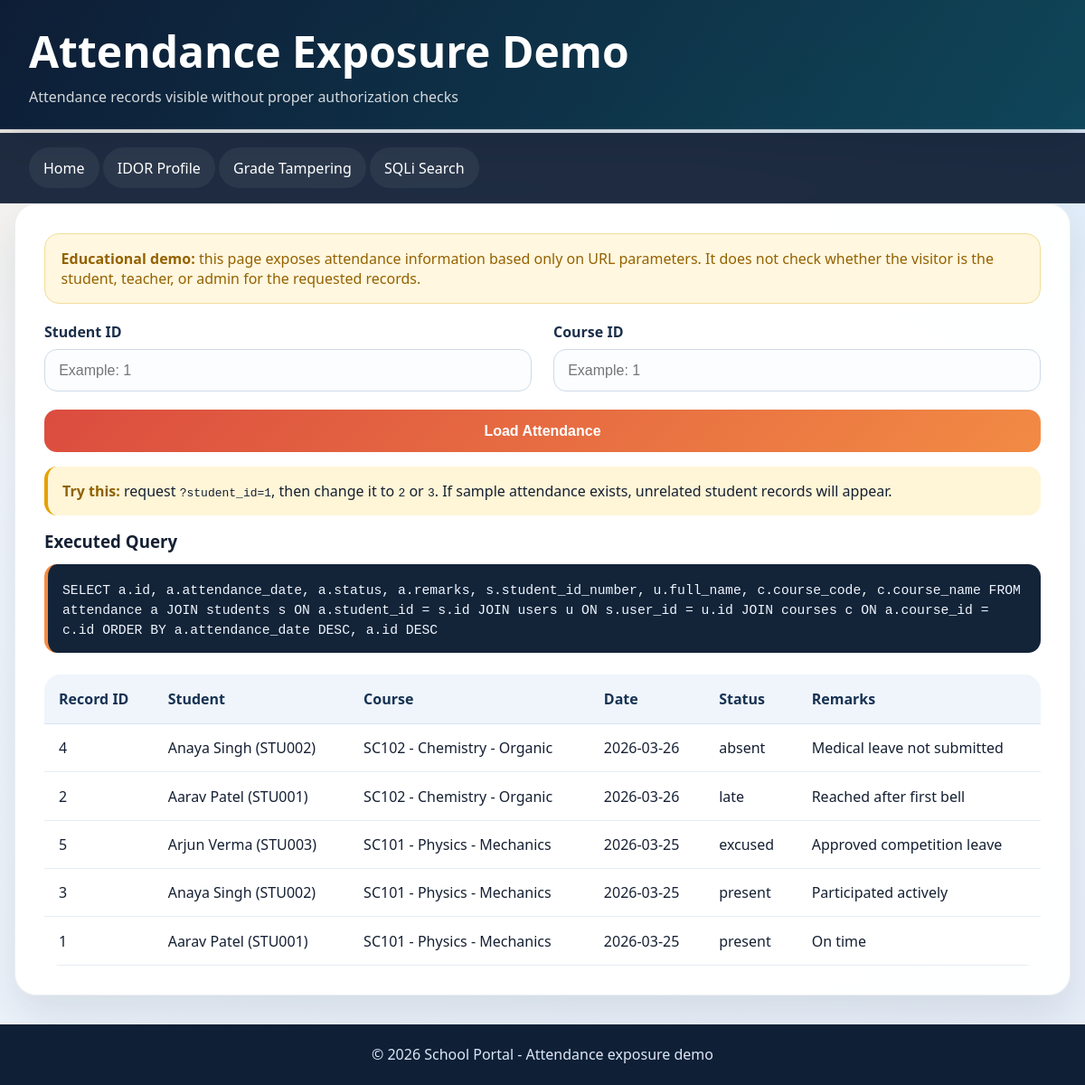
/pages/attendance_bypass.php, run on the app's committed database.
### tables this page shows
CREATE TABLE attendance (
    id INT PRIMARY KEY AUTO_INCREMENT,
    student_id INT NOT NULL,
    course_id INT NOT NULL,
    attendance_date DATE NOT NULL,
    status ENUM('present', 'absent', 'late', 'excused') DEFAULT 'present',
    teacher_id INT,
    remarks TEXT,
    created_at TIMESTAMP DEFAULT CURRENT_TIMESTAMP,
    FOREIGN KEY (student_id) REFERENCES students(id) ON DELETE CASCADE,
    FOREIGN KEY (course_id) REFERENCES courses(id),
    FOREIGN KEY (teacher_id) REFERENCES users(id),
    INDEX idx_attendance_date (attendance_date),
    INDEX idx_student_course (student_id, course_id)
);

CREATE TABLE users (
    id INT PRIMARY KEY AUTO_INCREMENT,
    username VARCHAR(50) NOT NULL UNIQUE,
    password VARCHAR(255) NOT NULL,
    email VARCHAR(100) NOT NULL UNIQUE,
    full_name VARCHAR(100) NOT NULL,
    role ENUM('admin', 'teacher', 'student', 'parent') DEFAULT 'student',
    department_id INT,
    phone VARCHAR(20),
    address TEXT,
    date_of_birth DATE,
    profile_picture VARCHAR(255),
    is_active TINYINT DEFAULT 1,
    last_login TIMESTAMP NULL,
    created_at TIMESTAMP DEFAULT CURRENT_TIMESTAMP,
    updated_at TIMESTAMP DEFAULT CURRENT_TIMESTAMP ON UPDATE CURRENT_TIMESTAMP,
    FOREIGN KEY (department_id) REFERENCES departments(id),
    INDEX idx_username (username),
    INDEX idx_email (email),
    INDEX idx_role (role),
    INDEX idx_active (is_active)
);

CREATE TABLE students (
    id INT PRIMARY KEY AUTO_INCREMENT,
    user_id INT NOT NULL UNIQUE,
    student_id_number VARCHAR(50) NOT NULL UNIQUE,
    class_name VARCHAR(50) NOT NULL,
    roll_number INT,
    father_name VARCHAR(100),
    father_phone VARCHAR(20),
    father_email VARCHAR(100),
    mother_name VARCHAR(100),
    mother_phone VARCHAR(20),
    guardian_phone VARCHAR(20),
    date_of_admission DATE,
    blood_group VARCHAR(10),
    emergency_contact VARCHAR(20),
    health_issues TEXT,
    status ENUM('active', 'inactive', 'graduated', 'transferred', 'dropped') DEFAULT 'active',
    gpa DECIMAL(3,2) DEFAULT 0.00,
    total_attendance_hours INT DEFAULT 0,
    created_at TIMESTAMP DEFAULT CURRENT_TIMESTAMP,
    updated_at TIMESTAMP DEFAULT CURRENT_TIMESTAMP ON UPDATE CURRENT_TIMESTAMP,
    FOREIGN KEY (user_id) REFERENCES users(id) ON DELETE CASCADE,
    INDEX idx_student_id (student_id_number),
    INDEX idx_class (class_name),
    INDEX idx_status (status)
);

CREATE TABLE courses (
    id INT PRIMARY KEY AUTO_INCREMENT,
    course_code VARCHAR(50) NOT NULL UNIQUE,
    course_name VARCHAR(100) NOT NULL,
    description TEXT,
    department_id INT,
    instructor_id INT,
    credits INT DEFAULT 3,
    total_hours INT DEFAULT 45,
    semester INT,
    academic_year VARCHAR(10),
    max_students INT DEFAULT 50,
    enrolled_students INT DEFAULT 0,
    status ENUM('active', 'inactive', 'completed') DEFAULT 'active',
    created_at TIMESTAMP DEFAULT CURRENT_TIMESTAMP,
    FOREIGN KEY (department_id) REFERENCES departments(id),
    FOREIGN KEY (instructor_id) REFERENCES users(id),
    INDEX idx_course_code (course_code),
    INDEX idx_semester (semester),
    INDEX idx_status (status)
);

### pages/attendance_bypass.php (the view, shortened to what this page needs)
<?php
include '../includes/config.php';
$student_id = $_GET['student_id'] ?? '';
$course_id = $_GET['course_id'] ?? '';
$conditions = array();
$where_clause = $conditions ? ('WHERE ' . implode(' AND ', $conditions)) : '';
$query = "
    SELECT a.id, a.attendance_date, a.status, a.remarks, s.student_id_number, u.full_name, c.course_code, c.course_name
    FROM attendance a
    JOIN students s ON a.student_id = s.id
    JOIN users u ON s.user_id = u.id
    JOIN courses c ON a.course_id = c.id
    $where_clause
    ORDER BY a.attendance_date DESC, a.id DESC
";
$records = $conn->query($query);
?>
<!DOCTYPE html>
<html lang="en">
<head>
    <link rel="stylesheet" href="../css/style.css">
</head>
<body>
    <header>
        <h1>Attendance Exposure Demo</h1>
        <p>Attendance records visible without proper authorization checks</p>
    </header>
    <nav>
        <a href="../index.html">Home</a>
        <a href="profile_idor.php">IDOR Profile</a>
        <a href="grade_tampering.php">Grade Tampering</a>
        <a href="news_vulnerable.php">SQLi Search</a>
    </nav>
    <div class="container">
        <div class="card">
            <div class="alert alert-warning">
                <strong>Educational demo:</strong> this page exposes attendance information based only on URL parameters. It does not check whether the visitor is the student, teacher, or admin for the requested records.
            </div>
            <form method="GET">
                <div class="column-2">
                    <div class="form-group">
                        <label for="student_id">Student ID</label>
                        <input type="text" id="student_id" name="student_id" value="<?php echo htmlspecialchars($student_id); ?>" placeholder="Example: 1">
                    </div>
                    <div class="form-group">
                        <label for="course_id">Course ID</label>
                        <input type="text" id="course_id" name="course_id" value="<?php echo htmlspecialchars($course_id); ?>" placeholder="Example: 1">
                    </div>
                </div>
                <button type="submit">Load Attendance</button>
            </form>
            <div class="vulnerability-box">
                <strong>Try this:</strong> request <code>?student_id=1</code>, then change it to <code>2</code> or <code>3</code>. If sample attendance exists, unrelated student records will appear.
            </div>
            <h3>Executed Query</h3>
            <div class="code-block">
                <code><?php echo htmlspecialchars($query); ?></code>
            </div>
            <table>
                <thead>
                    <tr>
                        <th>Record ID</th>
                        <th>Student</th>
                        <th>Course</th>
                        <th>Date</th>
                        <th>Status</th>
                        <th>Remarks</th>
                    </tr>
                </thead>
                <tbody>
                    <?php if ($records && $records->num_rows > 0): ?>
                        <?php while ($record = $records->fetch_assoc()): ?>
                            <tr>
                                <td><?php echo htmlspecialchars($record['id']); ?></td>
                                <td><?php echo htmlspecialchars($record['full_name'] . ' (' . $record['student_id_number'] . ')'); ?></td>
                                <td><?php echo htmlspecialchars($record['course_code'] . ' - ' . $record['course_name']); ?></td>
                                <td><?php echo htmlspecialchars($record['attendance_date']); ?></td>
                                <td><?php echo htmlspecialchars($record['status']); ?></td>
                                <td><?php echo htmlspecialchars($record['remarks'] ?? ''); ?></td>
                            </tr>
                        <?php endwhile; ?>
                    <?php else: ?>
                        <tr>
                            <td colspan="6">No attendance rows found for the current filter.</td>
                        </tr>
                    <?php endif; ?>
                </tbody>
            </table>
        </div>
    </div>
    <footer>
        <p>&copy; 2026 School Portal - Attendance exposure demo</p>
    </footer>
</body>
</html>

### css/style.css (style rules this page uses)
* { margin: 0; padding: 0; box-sizing: border-box; }
body { font-family: "Segoe UI", Tahoma, Geneva, Verdana, sans-serif; background: radial-gradient(circle at top left, rgba(255, 214, 153, 0.22), transparent 30%), radial-gradient(circle at top right, rgba(108, 180, 238, 0.18), transparent 28%), linear-gradient(145deg, #f4f7fb 0%, #edf3fb 48%, #e7eef8 100%); color: #152033; min-height: 100vh; display: flex; flex-direction: column; }
a { color: inherit; }
.container { width: min(1180px, calc(100% - 32px)); margin: 0 auto; }
.site-header, header { color: #fff; background: linear-gradient(120deg, rgba(13, 29, 54, 0.95), rgba(15, 74, 92, 0.88)), linear-gradient(180deg, #102038, #0f2742); border-bottom: 1px solid rgba(255, 255, 255, 0.08); box-shadow: 0 18px 40px rgba(9, 24, 47, 0.18); }
header { padding: 1.5rem 2rem; margin-bottom: 1.25rem; }
header h1 { font-size: clamp(2rem, 4vw, 3.2rem); margin-bottom: 0.45rem; }
header p, .header-copy { font-size: 1rem; color: rgba(255, 255, 255, 0.82); max-width: 720px; }
.main-nav, nav { background: rgba(12, 27, 49, 0.92); backdrop-filter: blur(8px); border-bottom: 1px solid rgba(255, 255, 255, 0.06); }
nav { padding: 1rem 2rem; margin-top: -1rem; }
nav a { color: #fff; text-decoration: none; padding: 0.72rem 1rem; border-radius: 999px; transition: transform 0.2s ease, background 0.2s ease, box-shadow 0.2s ease; display: inline-block; background: rgba(255, 255, 255, 0.06); }
.card { background: rgba(255, 255, 255, 0.96); border: 1px solid rgba(17, 41, 69, 0.08); border-radius: 24px; box-shadow: 0 22px 45px rgba(18, 38, 63, 0.1); padding: 2rem; margin-bottom: 2rem; animation: slideIn 0.32s ease-out; }
.btn-primary, button { background: linear-gradient(135deg, #db4c3f 0%, #f28b44 100%); color: #fff; padding: 0.9rem 1.4rem; border: none; border-radius: 14px; font-size: 1rem; font-weight: 700; cursor: pointer; text-decoration: none; transition: transform 0.2s ease, box-shadow 0.2s ease; }
button { width: 100%; }
.form-group { margin-bottom: 1.25rem; }
label { display: block; margin-bottom: 0.5rem; font-weight: 700; color: #1b2f4a; }
input[type="text"], input[type="email"], input[type="password"], input[type="number"], input[type="date"], input[type="tel"], select, textarea { width: 100%; padding: 0.85rem 0.95rem; border: 1px solid #cfdae8; border-radius: 14px; font-size: 1rem; background: #fbfdff; transition: border-color 0.2s ease, box-shadow 0.2s ease; }
.alert { padding: 1rem 1.1rem; border-radius: 16px; margin-bottom: 1.25rem; animation: slideIn 0.3s ease-out; border: 1px solid transparent; }
.alert-warning { background: #fff7df; color: #946200; border-color: #f1de9a; }
table { width: 100%; border-collapse: collapse; margin-top: 1.5rem; overflow: hidden; border-radius: 18px; }
table th { background: #eff5fb; padding: 1rem; text-align: left; font-weight: 700; border-bottom: 1px solid #d9e4ef; color: #173253; }
table td { padding: 0.95rem 1rem; border-bottom: 1px solid #e5edf5; background: rgba(255, 255, 255, 0.8); }
.code-block { background: #132338; border-left: 4px solid #f28b44; padding: 1rem; margin: 0.8rem 0; overflow-x: auto; border-radius: 14px; }
.code-block code { font-family: "Cascadia Code", "Courier New", monospace; color: #eef6ff; font-size: 0.92rem; }
.vulnerability-box { background: #fff5d7; border-left: 4px solid #e5a100; padding: 1rem; margin: 1rem 0; border-radius: 14px; }
.vulnerability-box strong { color: #8f6200; }
.column-2 { display: grid; grid-template-columns: 1fr 1fr; gap: 1.5rem; }
footer { background: #0f1f35; color: #dbe8f8; text-align: center; padding: 1.4rem; margin-top: auto; }

### data on the page
attendance: id "4", users.full_name "Anaya Singh (STU002)", course.course_name "SC102 - Chemistry - Organic", attendance_date "2026-03-26", status "absent", remarks "Medical leave not submitted"
attendance: id "2", users.full_name "Aarav Patel (STU001)", course.course_name "SC102 - Chemistry - Organic", attendance_date "2026-03-26", status "late", remarks "Reached after first bell"
attendance: id "5", users.full_name "Arjun Verma (STU003)", course.course_name "SC101 - Physics - Mechanics", attendance_date "2026-03-25", status "excused", remarks "Approved competition leave"
attendance: id "3", users.full_name "Anaya Singh (STU002)", course.course_name "SC101 - Physics - Mechanics", attendance_date "2026-03-25", status "present", remarks "Participated actively"
attendance: id "1", users.full_name "Aarav Patel (STU001)", course.course_name "SC101 - Physics - Mechanics", attendance_date "2026-03-25", status "present", remarks "On time"
